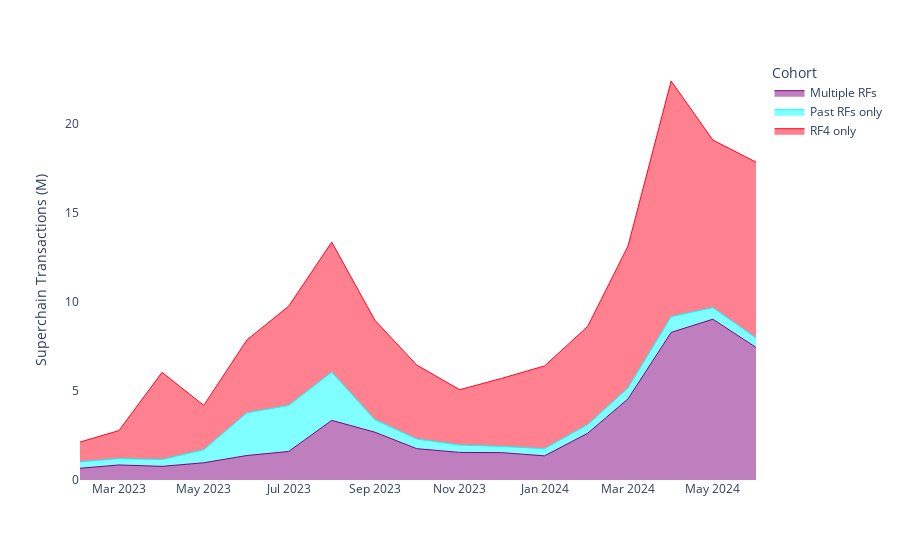

Notebook cell for this chart:
### Code cell
fig = px.area(
    data_frame=txns,
    x='bucket_month',
    y='amount',
    color='cohort_label',
    color_discrete_sequence=['purple', 'cyan', '#FF0420'],
)
fig.update_layout(
    xaxis=dict(showgrid=True, title=''),
    yaxis=dict(showgrid=True, title='Superchain Transactions (M)'),
    legend=dict(title='Cohort'),
    plot_bgcolor='white',
    paper_bgcolor='white'
)
fig.update_traces(line=dict(width=1))

### Figure 1 — Plotly figure (JSON) as saved in the notebook; plotly's stock layout.template omitted (floating-point values rounded to 4 significant figures)
{"data": [{"fillpattern": {"shape": ""}, "hovertemplate": "cohort_label=Multiple RFs<br>bucket_month=%{x}<br>amount=%{y}<extra></extra>", "legendgroup": "Multiple RFs", "line": {"color": "purple", "width": 1}, "marker": {"symbol": "circle"}, "mode": "lines", "name": "Multiple RFs", "orientation": "v", "showlegend": true, "stackgroup": "1", "type": "scatter", "x": ["2023-02-01T00:00:00+00:00", "2023-03-01T00:00:00+00:00", "2023-04-01T00:00:00+00:00", "2023-05-01T00:00:00+00:00", "2023-06-01T00:00:00+00:00", "2023-07-01T00:00:00+00:00", "2023-08-01T00:00:00+00:00", "2023-09-01T00:00:00+00:00", "2023-10-01T00:00:00+00:00", "2023-11-01T00:00:00+00:00", "2023-12-01T00:00:00+00:00", "2024-01-01T00:00:00+00:00", "2024-02-01T00:00:00+00:00", "2024-03-01T00:00:00+00:00", "2024-04-01T00:00:00+00:00", "2024-05-01T00:00:00+00:00", "2024-06-01T00:00:00+00:00"], "xaxis": "x", "y": [0.6571, 0.8437, 0.7648, 0.9678, 1.375, 1.6, 3.346, 2.683, 1.759, 1.548, 1.535, 1.355, 2.624, 4.552, 8.283, 9.022, 7.441], "yaxis": "y"}, {"fillpattern": {"shape": ""}, "hovertemplate": "cohort_label=Past RFs only<br>bucket_month=%{x}<br>amount=%{y}<extra></extra>", "legendgroup": "Past RFs only", "line": {"color": "cyan", "width": 1}, "marker": {"symbol": "circle"}, "mode": "lines", "name": "Past RFs only", "orientation": "v", "showlegend": true, "stackgroup": "1", "type": "scatter", "x": ["2023-02-01T00:00:00+00:00", "2023-03-01T00:00:00+00:00", "2023-04-01T00:00:00+00:00", "2023-05-01T00:00:00+00:00", "2023-06-01T00:00:00+00:00", "2023-07-01T00:00:00+00:00", "2023-08-01T00:00:00+00:00", "2023-09-01T00:00:00+00:00", "2023-10-01T00:00:00+00:00", "2023-11-01T00:00:00+00:00", "2023-12-01T00:00:00+00:00", "2024-01-01T00:00:00+00:00", "2024-02-01T00:00:00+00:00", "2024-03-01T00:00:00+00:00", "2024-04-01T00:00:00+00:00", "2024-05-01T00:00:00+00:00", "2024-06-01T00:00:00+00:00"], "xaxis": "x", "y": [0.3598, 0.3556, 0.3799, 0.7256, 2.393, 2.58, 2.704, 0.6974, 0.5415, 0.4095, 0.3513, 0.401, 0.4804, 0.6107, 0.8793, 0.6501, 0.5291], "yaxis": "y"}, {"fillpattern": {"shape": ""}, "hovertemplate": "cohort_label=RF4 only<br>bucket_month=%{x}<br>amount=%{y}<extra></extra>", "legendgroup": "RF4 only", "line": {"color": "#FF0420", "width": 1}, "marker": {"symbol": "circle"}, "mode": "lines", "name": "RF4 only", "orientation": "v", "showlegend": true, "stackgroup": "1", "type": "scatter", "x": ["2023-02-01T00:00:00+00:00", "2023-03-01T00:00:00+00:00", "2023-04-01T00:00:00+00:00", "2023-05-01T00:00:00+00:00", "2023-06-01T00:00:00+00:00", "2023-07-01T00:00:00+00:00", "2023-08-01T00:00:00+00:00", "2023-09-01T00:00:00+00:00", "2023-10-01T00:00:00+00:00", "2023-11-01T00:00:00+00:00", "2023-12-01T00:00:00+00:00", "2024-01-01T00:00:00+00:00", "2024-02-01T00:00:00+00:00", "2024-03-01T00:00:00+00:00", "2024-04-01T00:00:00+00:00", "2024-05-01T00:00:00+00:00", "2024-06-01T00:00:00+00:00"], "xaxis": "x", "y": [1.112, 1.576, 4.895, 2.493, 4.091, 5.569, 7.3, 5.586, 4.155, 3.107, 3.814, 4.645, 5.513, 7.969, 13.23, 9.403, 9.869], "yaxis": "y"}], "layout": {"legend": {"title": {"text": "Cohort"}, "tracegroupgap": 0}, "margin": {"t": 60}, "paper_bgcolor": "white", "plot_bgcolor": "white", "xaxis": {"anchor": "y", "domain": [0, 1], "showgrid": true, "title": {"text": ""}}, "yaxis": {"anchor": "x", "domain": [0, 1], "showgrid": true, "title": {"text": "Superchain Transactions (M)"}}}}
